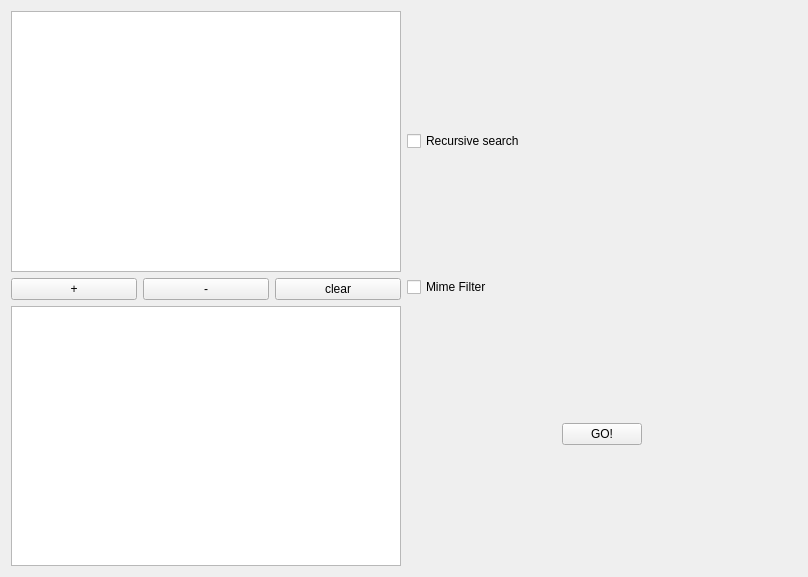
<?xml version="1.0" encoding="UTF-8"?>
<ui version="4.0">
 <class>WorkPage</class>
 <widget class="QWidget" name="WorkPage">
  <property name="geometry">
   <rect>
    <x>0</x>
    <y>0</y>
    <width>808</width>
    <height>577</height>
   </rect>
  </property>
  <layout class="QHBoxLayout" name="horizontalLayout_3">
   <item>
    <layout class="QVBoxLayout" name="verticalLayout">
     <item>
      <widget class="QTreeView" name="dirTree"/>
     </item>
     <item>
      <layout class="QHBoxLayout" name="horizontalLayout">
       <item>
        <widget class="QPushButton" name="insertDir">
         <property name="text">
          <string>+</string>
         </property>
        </widget>
       </item>
       <item>
        <widget class="QPushButton" name="removeDir">
         <property name="text">
          <string>-</string>
         </property>
        </widget>
       </item>
       <item>
        <widget class="QPushButton" name="clearDir">
         <property name="text">
          <string>clear</string>
         </property>
        </widget>
       </item>
      </layout>
     </item>
     <item>
      <widget class="QListWidget" name="dirList"/>
     </item>
    </layout>
   </item>
   <item>
    <layout class="QVBoxLayout" name="verticalLayout_2">
     <item>
      <widget class="QCheckBox" name="recursiveCheck">
       <property name="text">
        <string>Recursive search</string>
       </property>
      </widget>
     </item>
     <item>
      <widget class="QCheckBox" name="mimeFilter">
       <property name="text">
        <string>Mime Filter</string>
       </property>
      </widget>
     </item>
     <item>
      <layout class="QHBoxLayout" name="horizontalLayout_2">
       <item>
        <spacer name="horizontalSpacer">
         <property name="orientation">
          <enum>Qt::Horizontal</enum>
         </property>
         <property name="sizeHint" stdset="0">
          <size>
           <width>40</width>
           <height>20</height>
          </size>
         </property>
        </spacer>
       </item>
       <item>
        <widget class="QPushButton" name="workButton">
         <property name="text">
          <string>GO!</string>
         </property>
        </widget>
       </item>
       <item>
        <spacer name="horizontalSpacer_2">
         <property name="orientation">
          <enum>Qt::Horizontal</enum>
         </property>
         <property name="sizeHint" stdset="0">
          <size>
           <width>40</width>
           <height>20</height>
          </size>
         </property>
        </spacer>
       </item>
      </layout>
     </item>
    </layout>
   </item>
  </layout>
 </widget>
 <resources/>
 <connections/>
</ui>
